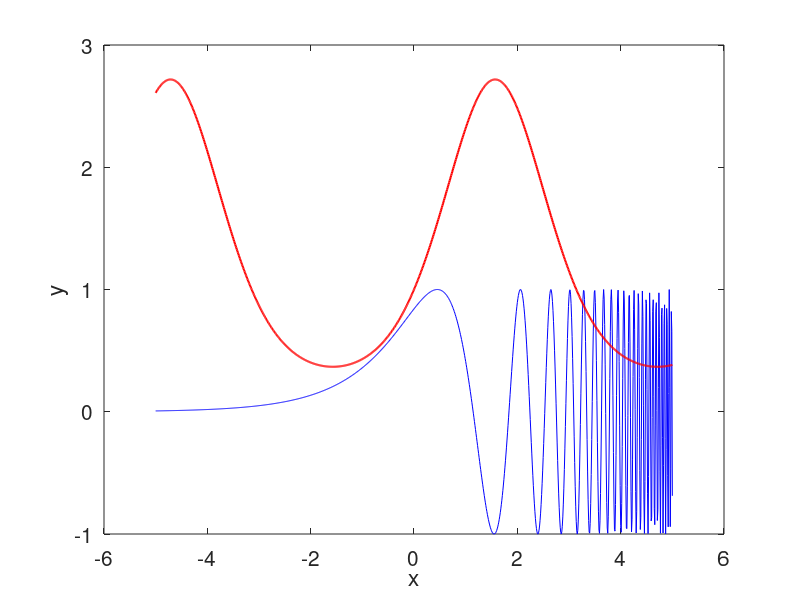

Reproduce this figure in MATLAB.
% Start skript med noe enkel, konkret informasjon

% Vektorer med x- og y-verdier

x=-5:1e-2:5;
y=sin(exp(x));
z=exp(sin(x));

% Plotting
plot(x,y,'b')
hold on
plot(x,z,'r','linewidth',1.5)
hold off

% Justerer skriftstørreelse og tekst til plottet
set(gca,'fontsize',15)
xlabel('x')
ylabel('y')